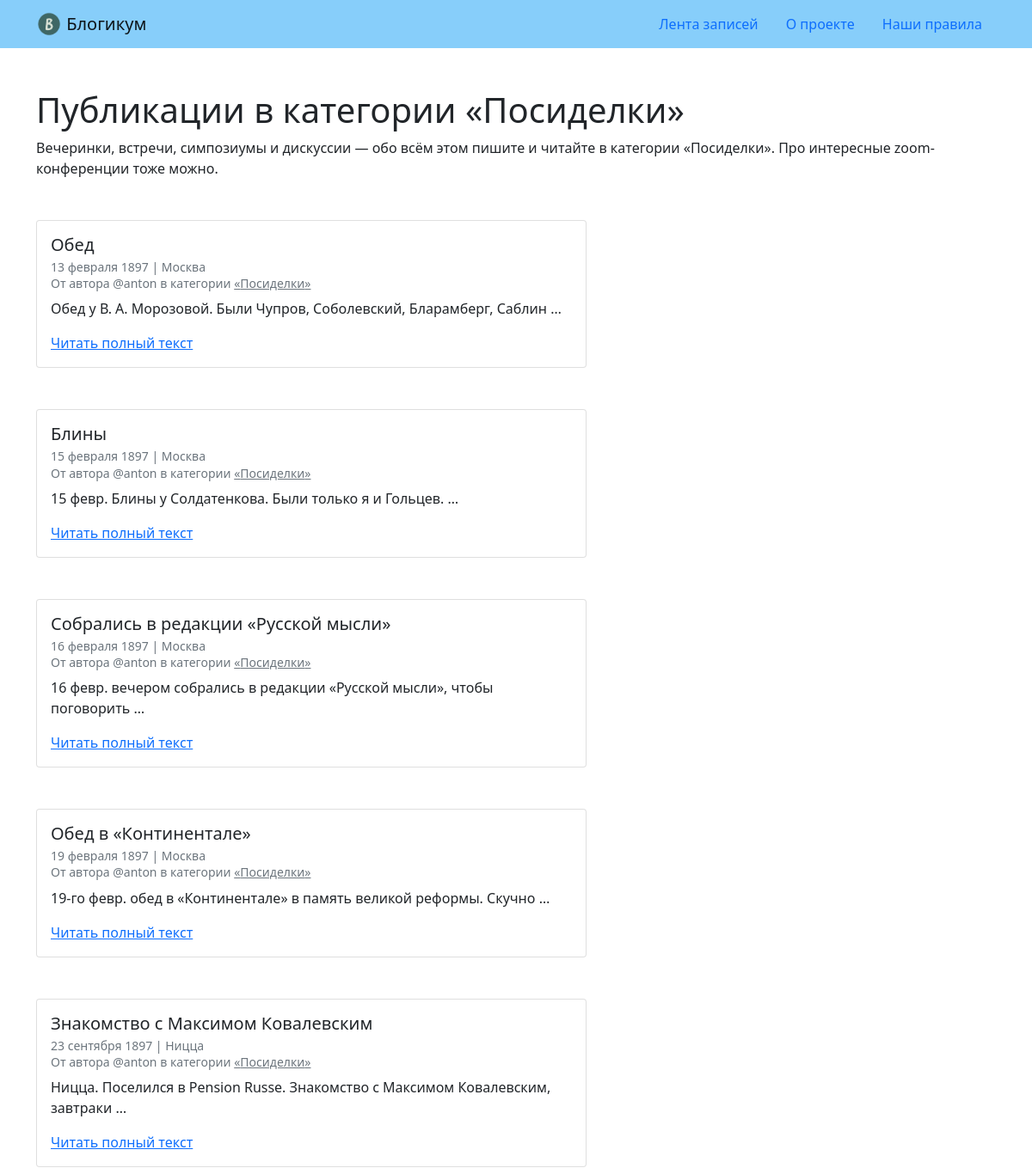
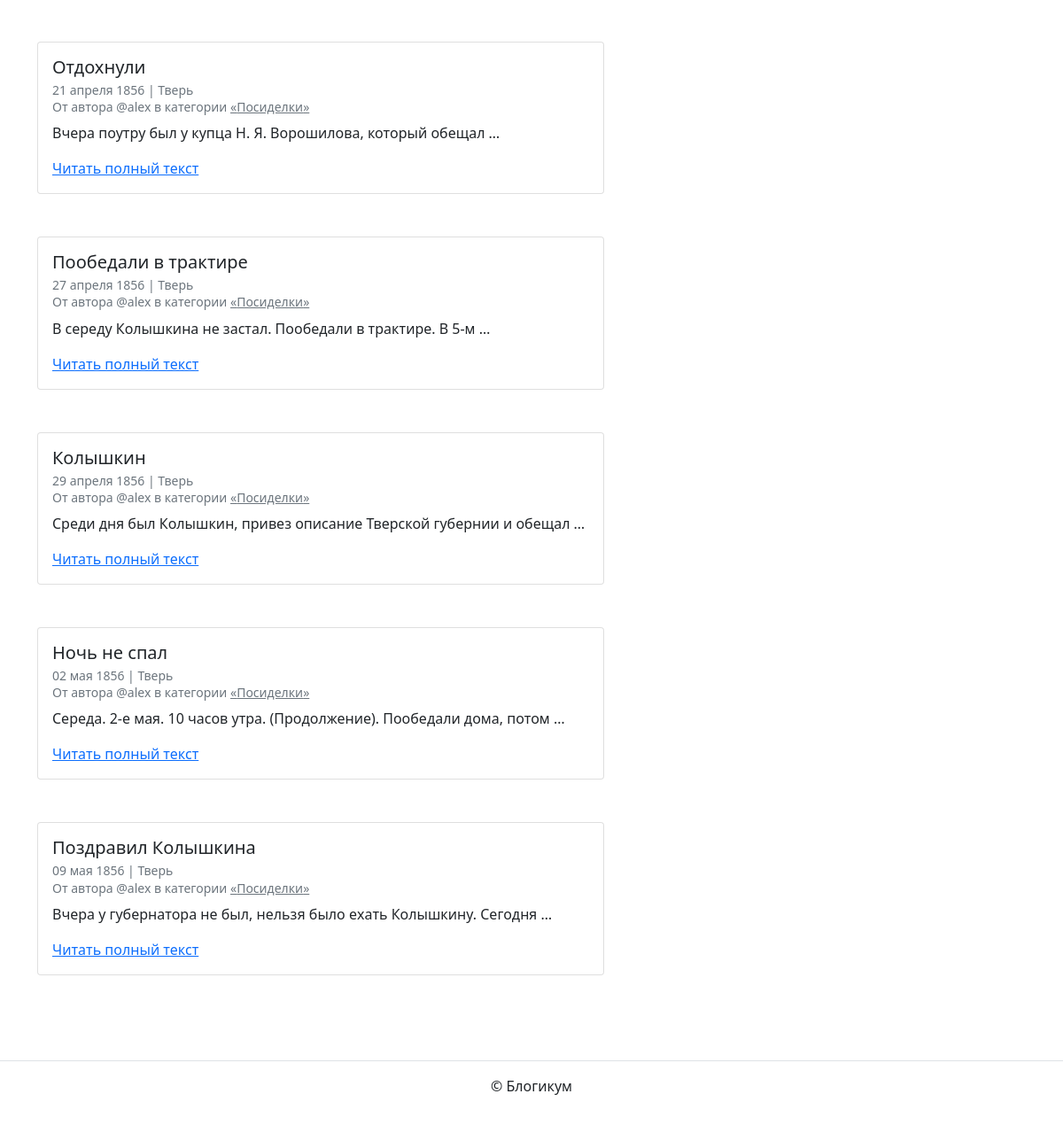
Page /category/party/ on the committed database (2 pictures, top to bottom).
### blog/models.py (models this page shows, shortened)
class Category(models.Model):
    title = models.CharField('Заголовок', max_length=256)
    description = models.TextField("Описание")
    slug = models.SlugField(
        'Идентификатор',
        unique=True,
        help_text='Идентификатор страницы для URL; разрешены символы латиницы, '
                 'цифры, дефис и подчёркивание.'
    )
    is_published = models.BooleanField(
        'Опубликовано',
        default=True,
        help_text='Снимите галочку, чтобы скрыть публикацию.'
    )
    created_at = models.DateTimeField('Добавлено', auto_now_add=True)
    class Meta:
        verbose_name = 'категория'
        verbose_name_plural = 'Категории'

class Post(models.Model):
    title = models.CharField('Заголовок', max_length=256)
    text = models.TextField('Текст')
    pub_date = models.DateTimeField(
        'Дата и время публикации',
        help_text='Если установить дату и время в будущем — '
                  'можно делать отложенные публикации.'
    )
    author = models.ForeignKey(
        User,
        on_delete=models.CASCADE,
        verbose_name='Автор публикации'
    )
    location = models.ForeignKey(
        Location,
        on_delete=models.SET_NULL,
        verbose_name='Местоположение',
        null=True,
        blank=True
    )
    category = models.ForeignKey(
        Category,
        on_delete=models.SET_NULL,
        verbose_name='Категория',
        null=True
    )
    is_published = models.BooleanField(
        'Опубликовано',
        default=True,
        help_text='Снимите галочку, чтобы скрыть публикацию.'
    )
    created_at = models.DateTimeField('Добавлено',
                                      auto_now_add=True)
    class Meta:
        verbose_name = 'публикация'
        verbose_name_plural = 'Публикации'

class Location(models.Model):
    name = models.CharField('Название места', max_length=256)
    is_published = models.BooleanField(
        'Опубликовано',
        default=True,
        help_text='Снимите галочку, чтобы скрыть публикацию.'
    )
    created_at = models.DateTimeField('Добавлено', auto_now_add=True)
    class Meta:
        verbose_name = 'местоположение'
        verbose_name_plural = 'Местоположения'

### blog/views.py (the view)
# urls.py: path('category/<slug:id>/', views.category_posts,name='category_posts')]
def category_posts(request, id):
    category = get_object_or_404(
        Category.objects.filter(is_published=True),
        slug=id
    )
    post_list = get_published_posts().filter(category=category)
    return render(
        request,
        'blog/category.html',
        {
            'category': category,
            'post_list': post_list
        }
    )

### blog/views.py (called while the page is built)
def get_published_posts():
    return Post.objects.filter(
        is_published=True,
        pub_date__lt=timezone.now(),
        category__is_published=True
    ).select_related('category')

### templates/blog/category.html (shortened to what this page needs)
{% extends "base.html" %}
{% block content %}
<h1>Публикации в категории «{{ category.title }}»</h1>
<p class="mb-5">{{ category.description }}</p>
{% for post in post_list %}
  <article class="mb-5">
    {% include "includes/post_card.html" %}
  </article>
{% endfor %}
{% endblock %}

### templates/includes/post_card.html
<div class="card" style="width: 40rem;">
  <div class="card-body">
    <h5 class="card-title">{{ post.title }}</h5>
    <h6 class="card-subtitle mb-2 text-muted">
      <small>
        {{ post.pub_date|date:"d E Y" }} | {% if post.location and post.location.is_published %}{{ post.location.name }}{% else %}Планета Земля{% endif %}<br>
        От автора @{{ post.author.username }} в категории {% include "includes/category_link.html" %}
      </small>
    </h6>
    <p class="card-text">{{ post.text|truncatewords:10 }}</p>
    <a href="{% url 'blog:post_detail' post.id %}" class="card-link">Читать полный текст</a>
  </div>
</div>

### templates/includes/category_link.html
<a class="text-muted" href="{% url 'blog:category_posts' post.category.slug %}">
  «{{ post.category.title }}»
</a>

### rows in the picture
Category: title "Посиделки", description "Вечеринки, встречи, симпозиумы и дискуссии — обо всём этом пишите и читайте в категории «Посиделки». Про интересные zoom-конференции тоже можно."
Post: title "Обед", pub_date "13 февраля 1897", location.name "Москва", author.username "anton", category "Посиделки", text "Обед у В. А. Морозовой. Были Чупров, Соболевский, Бларамберг, Саблин …"
Post: title "Блины", pub_date "15 февраля 1897", location.name "Москва", author.username "anton", category "Посиделки", text "15 февр. Блины у Солдатенкова. Были только я и Гольцев. …"
Post: title "Собрались в редакции «Русской мысли»", pub_date "16 февраля 1897", location.name "Москва", author.username "anton", category "Посиделки", text "16 февр. вечером собрались в редакции «Русской мысли», чтобы поговорить …"
Post: title "Обед в «Континентале»", pub_date "19 февраля 1897", location.name "Москва", author.username "anton", category "Посиделки", text "19-го февр. обед в «Континентале» в память великой реформы. Скучно …"
Post: title "Знакомство с Максимом Ковалевским", pub_date "23 сентября 1897", location.name "Ницца", author.username "anton", category "Посиделки", text "Ницца. Поселился в Pension Russe. Знакомство с Максимом Ковалевским, завтраки …"
Post: title "Отдохнули", pub_date "21 апреля 1856", location.name "Тверь", author.username "alex", category "Посиделки", text "Вчера поутру был у купца Н. Я. Ворошилова, который обещал …"
Post: title "Пообедали в трактире", pub_date "27 апреля 1856", location.name "Тверь", author.username "alex", category "Посиделки", text "В середу Колышкина не застал. Пообедали в трактире. В 5-м …"
Post: title "Колышкин", pub_date "29 апреля 1856", location.name "Тверь", author.username "alex", category "Посиделки", text "Среди дня был Колышкин, привез описание Тверской губернии и обещал …"
Post: title "Ночь не спал", pub_date "02 мая 1856", location.name "Тверь", author.username "alex", category "Посиделки", text "Середа. 2-е мая. 10 часов утра. (Продолжение). Пообедали дома, потом …"
Post: title "Поздравил Колышкина", pub_date "09 мая 1856", location.name "Тверь", author.username "alex", category "Посиделки", text "Вчера у губернатора не был, нельзя было ехать Колышкину. Сегодня …"
